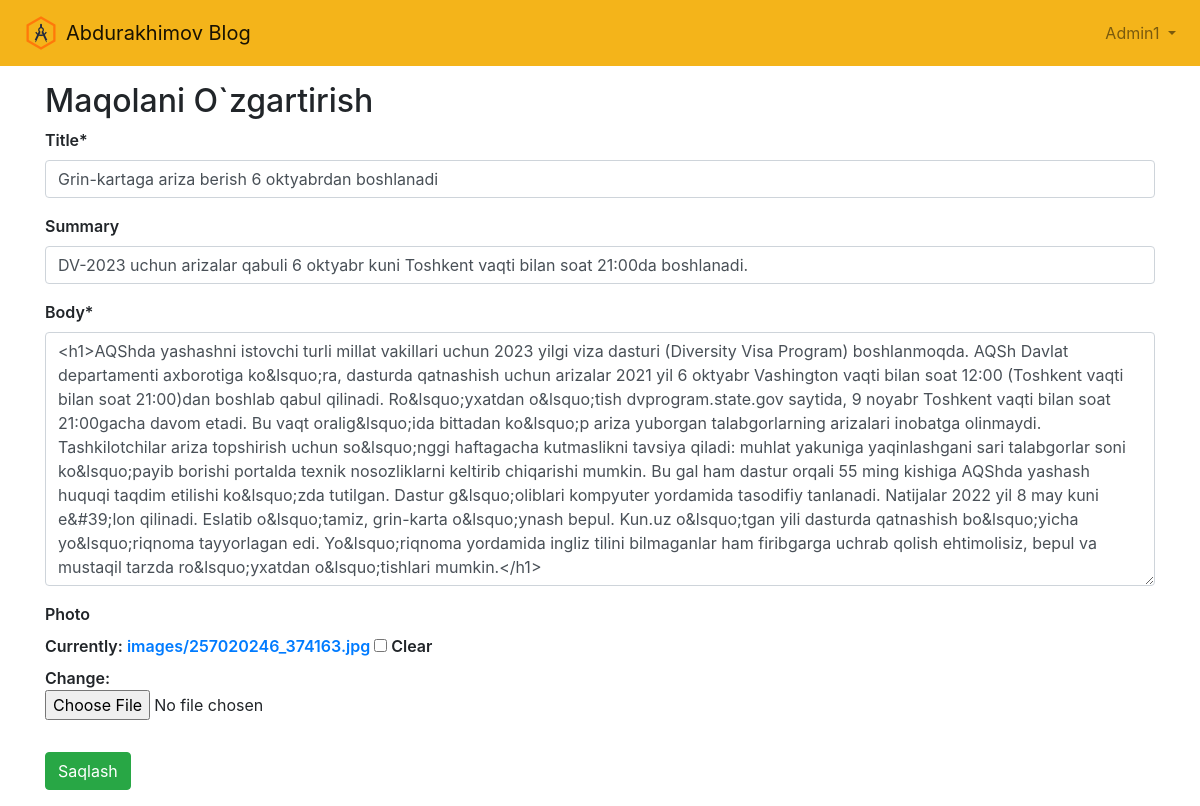
The app's page /article/3/edit (signed in) with its own data.
### accounts/models.py (models this page shows)
class CustomUser(AbstractUser):
    age = models.PositiveIntegerField(null=True, blank=True)
    address  = models.CharField(max_length=200, null=True, blank=True)

### article/models.py (models this page shows, shortened)
class Article(models.Model):
    title = models.CharField(max_length=150)
    summary = models.CharField(max_length=200, blank=True)
    body = RichTextField()
    photo = models.ImageField(upload_to='images/', blank=True)
    date = models.DateTimeField(auto_now_add=True)
    author = models.ForeignKey(
        get_user_model(),
        on_delete=models.CASCADE,
    )

### article/views.py (the view)
# urls.py: path('<int:pk>/edit', ArticleUpdate.as_view(), name='article_edit'),
class ArticleUpdate(LoginRequiredMixin,UserPassesTestMixin, UpdateView):
    model = Article
    fields = ('title', 'summary', 'body', 'photo')
    template_name = 'article_edit.html'
    def test_func(self):
        if self.request.user.is_superuser:
            return True
        if self.request.user.is_staff:
            return True

### templates/article_edit.html (shortened to what this page needs)
{% extends 'base.html' %}
{% load crispy_forms_tags %}
{% block content %}
<h2>Maqolani O`zgartirish</h2>
<form method="post" enctype="multipart/form-data">{% csrf_token %}
    {{ form|crispy }}
    <button class="btn btn-success mt-3" type="submit">Saqlash</button>
</form>
{% endblock content %}

### templates/base.html (shortened to what this page needs)
{% load static  %}
<!DOCTYPE html>
<html lang="en">
<head>
    <link rel="stylesheet" href="https://cdn.jsdelivr.net/npm/bootstrap@4.5.3/dist/css/bootstrap.min.css">
</head>
<body>
        <nav class="navbar navbar-expand-lg navbar-light" style="background-color: #F4B41A;">
                <img src="/media/logo/logo.png" width="50" height="50" class="d-inline-block align-top" alt="">
                <a class="navbar-brand" href="{% url 'home' %}">
                Abdurakhimov Blog
            </a>
            <div class="collapse navbar-collapse" id="navbarSupportedContent">
                {% if user.is_authenticated %}
                    <ul class="navbar-nav ml-auto">
                        <li class="nav-item">
                            <a class="nav-link dropdown-toggle" href="#"
                                id="navbarDropdown" role="button" data-toggle="dropdown"
                                aria-haspopup="true" aria-expanded="false">
                                {{ user.username | title }}
                            </a>
                        </li>
                    </ul>
                {% else %}
                    <form class="form-inline ml-auto">
                        <a href="{% url 'login' %}" class="btn btn-outline-light">Kirish</a>
                        <a href="{% url 'signup' %}" class="btn btn-primary ml-2">Ro'yxatdan o'tish</a>
                    </form>
                {% endif %}
            </div>
        </nav>
    <main>
     <div class="container mt-3" style="font-weight:600">
    {% block content %}
    {% endblock content %}
     </div>
    </main>
</body>
</html>

### records on screen
CustomUser: username "Admin1"
Article: title "Grin-kartaga ariza berish 6 oktyabrdan boshlanadi", summary "DV-2023 uchun arizalar qabuli 6 oktyabr kuni Toshkent vaqti bilan soat 21:00da boshlanadi.", body "<h1>AQShda yashashni istovchi turli millat vakillari uchun 2023 yilgi viza dasturi (Diversity Visa Program) boshlanmoqda. AQSh Davlat departamenti axborotiga ko&lsquo;ra, dasturda qatnashish uchun arizalar 2021 yil 6 oktyabr Vashington vaqti bilan soat 12:00 (Toshkent vaqti bilan soat 21:00)dan boshlab qabul qilinadi. Ro&lsquo;yxatdan o&lsquo;tish dvprogram.state.gov saytida, 9 noyabr Toshkent vaqti bilan soat 21:00gacha davom etadi. Bu vaqt oralig&lsquo;ida bittadan ko&lsquo;p ariza yuborgan talabgorlarning arizalari inobatga olinmaydi. Tashkilotchilar ariza topshirish uchun so&lsquo;nggi haftagacha kutmaslikni tavsiya qiladi: muhlat yakuniga yaqinlashgani sari talabgorlar soni…"
